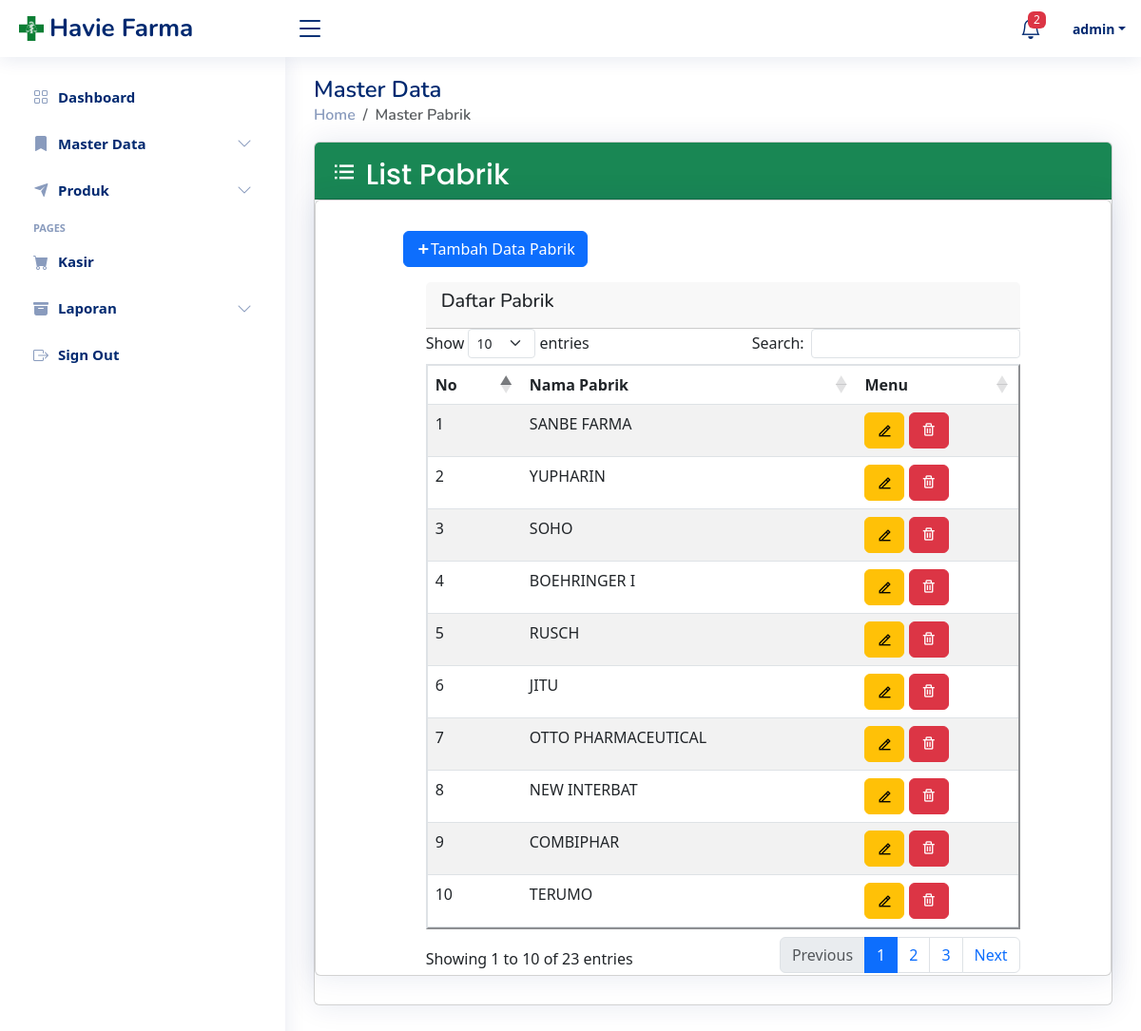
The app's page /masterdata/masterfactory (signed in) with its own data.
### tables this page shows
CREATE TABLE `tbl_m_factory` (
  `id_factory_tmf` int(11) NOT NULL,
  `name_tmf` varchar(45) NOT NULL
);

### app/core/Controller.php (called while the page is built, shortened)
<?php
class Controller {
    public function view($view, $data = []) {
        require_once './../app/views/'.$view.'.php';
    }
    public function model($model)
    {
        return new $model;
    }
}

### app/controllers/Masterdata.php (called while the page is built, shortened)
<?php
class Masterdata extends Controller
{
    public function masterFactory()
    {
        $data['title'] = "Havie Farma | Master Pabrik";
        $data['factory'] = $this->model('Factory')->getAllFactory();
        $data['emptyStock'] = $this->model('Product')->getEmptyStock();
        $this->view("masterdata/masterfactory", $data);
    }
}

### app/core/App.php (called while the page is built, shortened)
<?php
class App {
    protected $method = 'index';
    protected $params = [];
    public function __construct() {
        $url = $this->parseURL();
        if (file_exists('./../app/controllers/'.ucfirst($url[0]).'.php')) {
            unset($url[0]);
        }
        $this->controller = new $this->controller();
        if (isset($url[1])) {
            if(method_exists($this->controller, $url[1])) {
                $this->method = $url[1];
            }
        }
        call_user_func_array([$this->controller, $this->method], $this->params);
    }
    public function parseURL() {
        if (isset($_GET['url'])) {
            $url = $_GET['url'];
            $url = rtrim($url,'/');
            $url = filter_var($url, FILTER_SANITIZE_URL);
            $url = explode('/', $url);
            return $url;
        }
    }
}

### public/index.php (called while the page is built, shortened)
<?php
$app = new App();

### app/core/Database.php (called while the page is built, shortened)
<?php
class Database
{
    private $host = DB_HOST;
    private $user = DB_USER;
    private $password = DB_PASS;
    private $db_name = DB_NAME;
    private $db_connect;
    private $stmt;
    public function __construct()
    {
        $dsn = 'mysql:host='. $this->host . ';dbname=' . $this->db_name;
        $option = [
            PDO::ATTR_PERSISTENT => true,
            PDO::ATTR_ERRMODE => PDO::ERRMODE_EXCEPTION
        ];
        try {
            $this->db_connect = new PDO($dsn, $this->user, $this->password, $option);
        } catch (PDOException $e) {
            die('' . $e->getMessage());
        }
    }
    public function query($query)
    {
        $this->stmt = $this->db_connect->prepare($query);
    }
    public function execute()
    {
        $this->stmt->execute();
    }
    public function resultSet()
    {
        $this->execute();
        return $this->stmt->fetchAll(PDO::FETCH_ASSOC);
    }
}

### app/models/Factory.php (called while the page is built, shortened)
<?php
class Factory {
    private $db;
    public function __construct() {
        $this->db = new Database();
    }
    public function getAllFactory() {
        $query = "SELECT * FROM tbl_m_factory";
        $this->db->query($query);
        return $this->db->resultSet();
    }
}

### app/views/masterdata/masterfactory.php (the view, shortened to what this page needs)
<main id="main" class="main">
    <div class="pagetitle">
        <h1>Master Data</h1>
        <nav>
            <ol class="breadcrumb">
                <li class="breadcrumb-item"><a href="<?= BASEURL ?>home/index">Home</a></li>
                <li class="breadcrumb-item active">Master Pabrik</li>
            </ol>
        </nav>
    </div>
    <section class="section masterdata">
        <div class="card">
            <div class="card-header bg-success" style="height : 60px;">
                <h2 class="card-title py-2" style="font-size : 30px; color : white;">
                    <i class="bx bx-list-ul fa"></i> List Pabrik
                </h2>
            </div>
            <div class="card body">
                <div style="margin-left : 11%; padding-top : 2rem" ;>
                    <button type="button" class="btn btn-primary addProduct" data-bs-toggle="modal"
                        data-bs-target="#staticBackdrop">
                        <b><i class="ri-add-fill "></i></b>Tambah Data Pabrik</button>
                </div>
                <div class="row">
                    <div class="col-lg-1 col-2">
                    </div>
                    <div class="col-lg-9 col-10 col-md-8 ms-5 ps-2 mt-3">
                        <div class="card-header">
                            <h5>Daftar Pabrik</h5>
                        </div>
                        <table id="unit" class="table table-striped " border="2" style="width:100%">
                            <thead class="thead-primary">
                                <tr>
                                    <th>No</th>
                                    <th>Nama Pabrik</th>
                                    <th>Menu</th>
                                </tr>
                            </thead>
                            <tbody>
                                <?php
                                $no = 0;
                                foreach ($data['factory'] as $row):
                                    if ($row['name_tmf'] == '-') {
                                        continue;
                                    }
                                    $no += 1;
                                    ?>
                                    <tr>
                                        <td>
                                            <?= $no ?>
                                        </td>
                                        <td>
                                            <?= $row['name_tmf']; ?>
                                        </td>
                                        <td>
                                            <a class="btn btn-warning factoryModalUpdate" href="#" data-bs-toggle="modal"
                                                data-bs-target="#staticBackdrop" role="button"
                                                data-id="<?= $row['id_factory_tmf']; ?>" data-url="<?= BASEURL; ?>"><i
                                                    class="ri ri-edit-2-line"></i></a>
                                            <a class="btn btn-danger"
                                                href="<?= BASEURL ?>masterdata/masterfactoryDelete/<?= $row['id_factory_tmf'] ?>"
                                                role="button" onclick="return confirm('Hapus <?= $row['name_tmf'] ?>')"><i
                                                    class="bx bx-trash"></i></a>
                                        </td>
                                    </tr>
                                <?php endforeach; ?>
                            </tbody>
                        </table>
                    </div>
                </div>
            </div>
        </div>
    </section>

### public/css/style.css (style rules this page uses)
:root { scroll-behavior: smooth; }
body { font-family: "Open Sans", sans-serif; background: #f6f9ff; color: #444444; }
a { color: #4154f1; text-decoration: none; }
h1, h2, h3, h4, h5, h6 { font-family: "Nunito", sans-serif; }
#main { margin-top: 60px; padding: 20px 30px; transition: all 0.3s; }
.pagetitle { margin-bottom: 10px; }
.pagetitle h1 { font-size: 24px; margin-bottom: 0; font-weight: 600; color: #012970; }
.card { margin-bottom: 30px; border: none; border-radius: 5px; box-shadow: 0px 0 30px rgba(1, 41, 112, 0.1); }
.card-header, .card-footer { border-color: #ebeef4; background-color: #fff; color: #798eb3; padding: 15px; }
.card-title { padding: 20px 0 15px 0; font-size: 18px; font-weight: 500; color: #012970; font-family: "Poppins", sans-serif; }
.breadcrumb { font-size: 14px; font-family: "Nunito", sans-serif; color: #899bbd; font-weight: 600; }
.breadcrumb a { color: #899bbd; transition: 0.3s; }
.breadcrumb .breadcrumb-item::before { color: #899bbd; }
.breadcrumb .active { color: #51678f; font-weight: 600; }
@media (min-width: 1200px) { #main, #footer { margin-left: 300px; } }

### app/views/templates/header.php (style rules this page uses)
a { color: #4154f1; text-decoration: none; }

### records on screen
tbl_m_factory: name_tmf "SANBE FARMA"
tbl_m_factory: name_tmf "YUPHARIN"
tbl_m_factory: name_tmf "SOHO"
tbl_m_factory: name_tmf "BOEHRINGER I"
tbl_m_factory: name_tmf "RUSCH"
tbl_m_factory: name_tmf "JITU"
tbl_m_factory: name_tmf "OTTO PHARMACEUTICAL"
tbl_m_factory: name_tmf "NEW INTERBAT"
tbl_m_factory: name_tmf "COMBIPHAR"
tbl_m_factory: name_tmf "TERUMO"

### other values on screen
count($data['emptyStock']) "2"
$_SESSION['name'] "admin"
